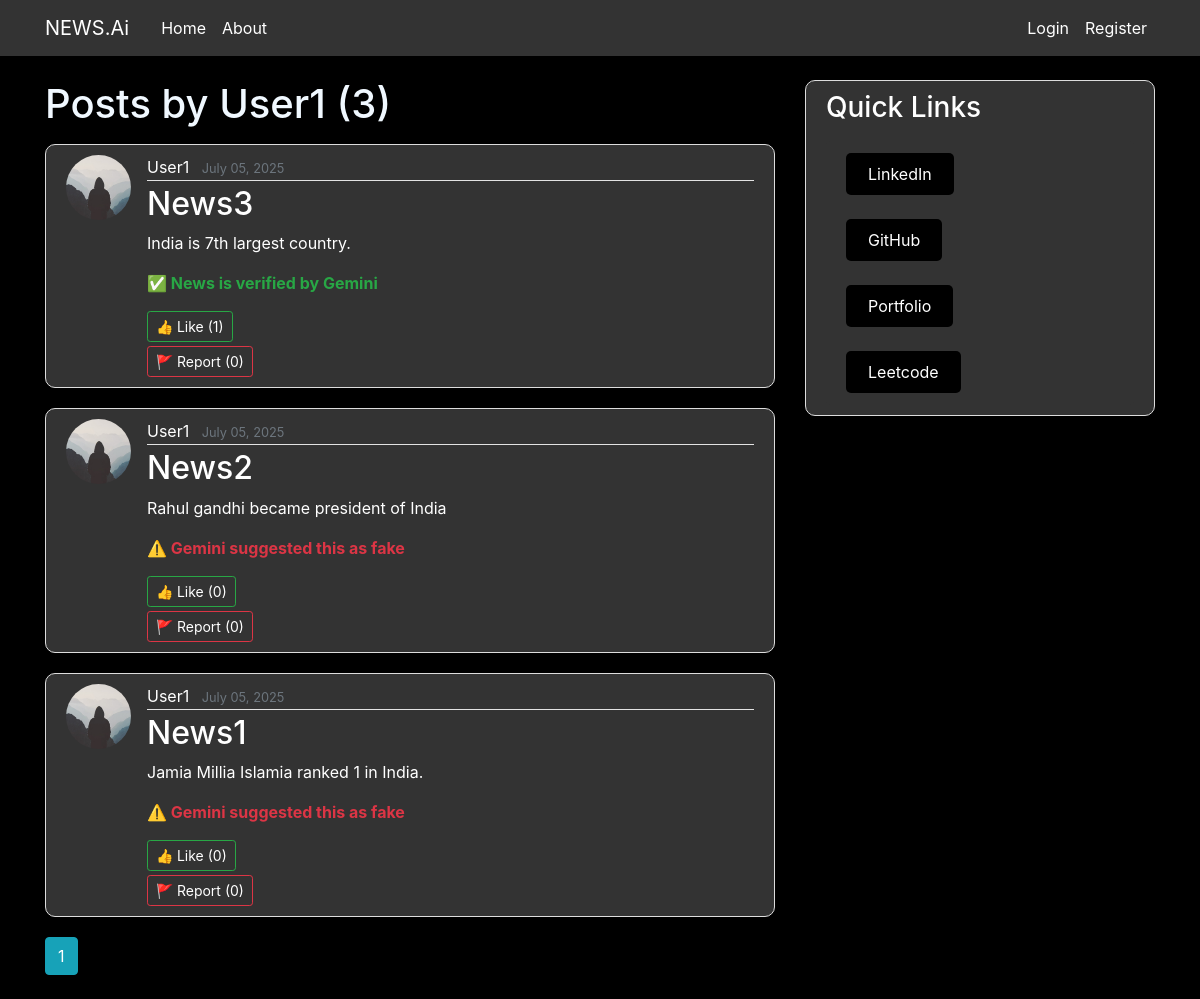
The page /user/User1 on the database as committed earlier.
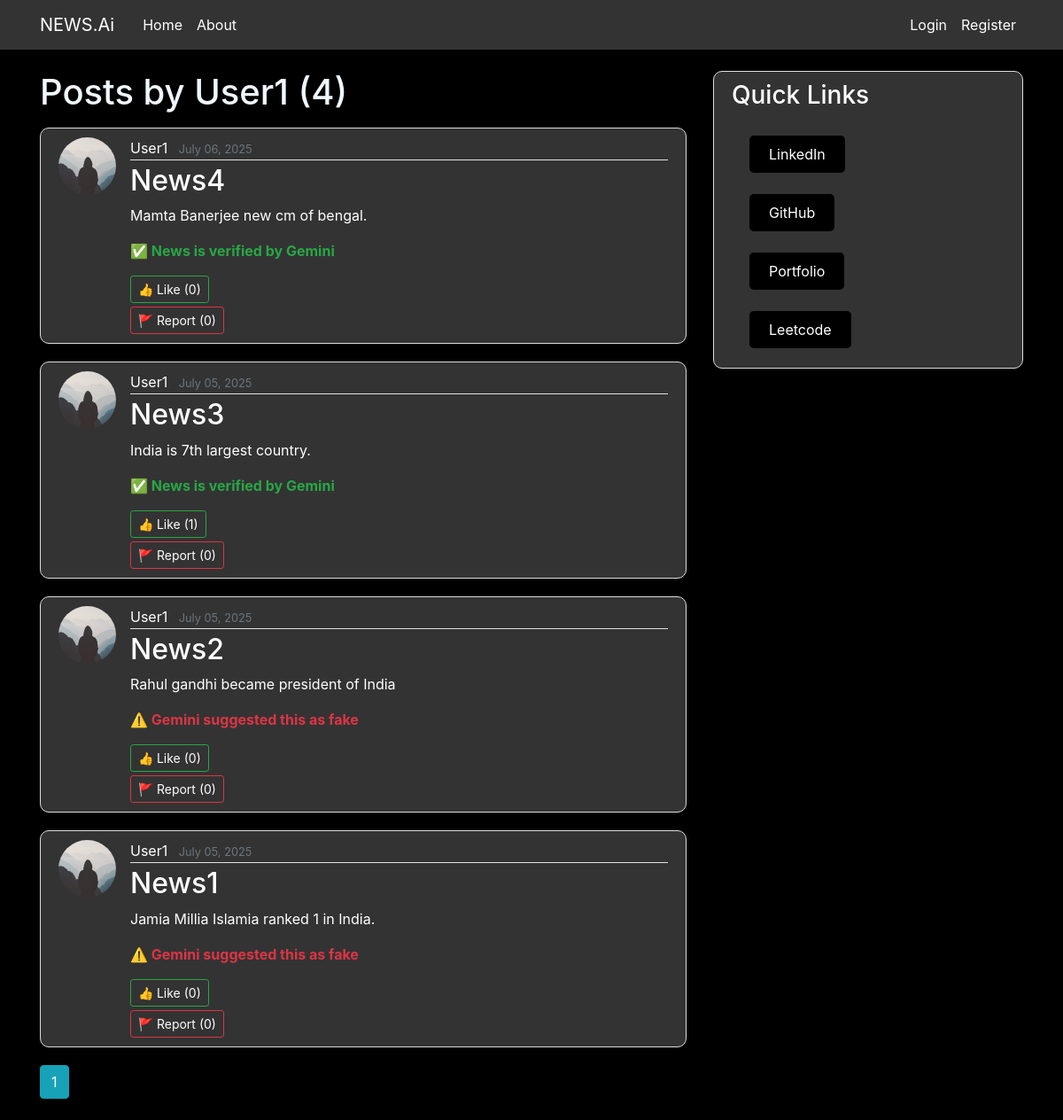
The same page on the database as committed later.
### flaskblog/models.py (models this page shows, shortened)
class Post(db.Model):
    id = db.Column(db.Integer, primary_key=True)
    title = db.Column(db.String(100), nullable=False)
    date_posted = db.Column(db.DateTime, nullable=False, default=datetime.utcnow)
    content = db.Column(db.Text, nullable=False)
    user_id = db.Column(db.Integer, db.ForeignKey('user.id'), nullable=False)
    gemini_verified = db.Column(db.Boolean, nullable=True)  # None = not checked yet
    def likes_count(self):
        return self.liked_by.count()
    def reports_count(self):
        return self.reported_by.count()

class User(db.Model, UserMixin):
    id = db.Column(db.Integer, primary_key=True)
    username = db.Column(db.String(20), unique=True, nullable=False)
    email = db.Column(db.String(120), unique=True, nullable=False)
    image_file = db.Column(db.String(20), nullable=False, default='default.jpg')
    password = db.Column(db.String(60), nullable=False)
    posts = db.relationship('Post', backref='author', lazy=True)
    liked_posts = db.relationship(
        'Post',
        secondary=likes,
        backref=db.backref('liked_by', lazy='dynamic'),
        lazy='dynamic'
    )
    reported_posts = db.relationship(
        'Post',
        secondary=reports,
        backref=db.backref('reported_by', lazy='dynamic'),
        lazy='dynamic'
    )

### flaskblog/routes.py (the view)
@app.route("/user/<string:username>")
def user_posts(username):
    page = request.args.get('page', 1, type=int)
    user = User.query.filter_by(username=username).first_or_404()
    posts = Post.query.filter_by(author=user).order_by(Post.date_posted.desc()).paginate(page=page, per_page=5)
    return render_template('user_posts.html', posts=posts, user=user)

### flaskblog/templates/user_posts.html (shortened to what this page needs)
{% extends "layout.html" %}
{% block content %}
  <h1 class="mb-3" style="color: aliceblue;">Posts by {{ user.username }} ({{ posts.total }})</h1>
  {% for post in posts.items %}
  <article class="media content-section">
    <img class="rounded-circle article-img" src="{{ url_for('static', filename='profile_pic/' + post.author.image_file) }}">
    <div class="media-body">
      <div class="article-metadata">
        <a class="mr-2" href="{{ url_for('user_posts', username=post.author.username) }}">{{ post.author.username }}</a>
        <small class="text-muted">{{ post.date_posted.strftime('%B %d, %Y') }}</small>
      </div>
      <h2><a class="article-title" href="{{ url_for('post', post_id=post.id) }}">{{ post.title }}</a></h2>
      <p class="article-content" style="color: white;">{{ post.content }}</p>
      {% if post.gemini_verified == true %}
        <p class="text-success"><strong>✅ News is verified by Gemini</strong></p>
      {% elif post.gemini_verified == false %}
        <p class="text-danger"><strong>⚠️ Gemini suggested this as fake</strong></p>
      {% endif %}
      <form method="POST" action="{{ url_for('like_post', post_id=post.id) }}">
        <button class="btn btn-outline-success btn-sm" type="submit">👍 Like ({{ post.likes_count() }})</button>
      </form>
      <form method="POST" action="{{ url_for('report_post', post_id=post.id) }}">
        <button class="btn btn-outline-danger btn-sm mt-1" type="submit">🚩 Report ({{ post.reports_count() }})</button>
      </form>
    </div>
  </article>
  {% endfor %}
  {% for page_num in posts.iter_pages(left_edge=1, right_edge=1, left_current=1, right_current=2) %}
    {% if page_num %}
      {% if posts.page == page_num %}
        <a class="btn btn-info mb-4" href="{{ url_for('user_posts', username=user.username, page=page_num) }}">{{ page_num }}</a>
      {% else %}
        <a class="btn btn-outline-info mb-4" href="{{ url_for('user_posts', username=user.username, page=page_num) }}">{{ page_num }}</a>
      {% endif %}
    {% else %}
      ...
    {% endif %}
  {% endfor %}
{% endblock content %}

Rows that differ between the two databases and show on the page:
added Post: image_file (placeholder picture), author.username "User1", date_posted "July 06, 2025", title "News4", content "Mamta Banerjee new cm of bengal.", gemini_verified "✅ News is verified by Gemini", likes_count "0", reports_count "0"
Other text that changed with them:
{{ posts.total }}: "3" → "4"
